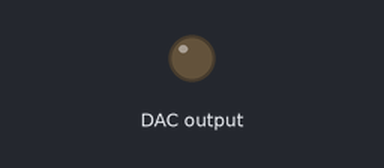
A sketch run on a simulated Arduino Uno, built with avr-gcc and run on an emulated ATmega328P. On the bench: output pins drawn as LEDs (lit = HIGH). Wiring (inferred from the names in the program): MCP4725 DAC at I2C address 0x60. What the sketch prints to the serial monitor is not drawn.

Above: at 1.05 s.
At 3.75 s:
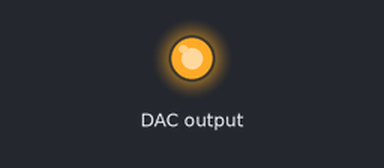
Timing chart, 0 to 7.4 s (numbered marks = the images above):
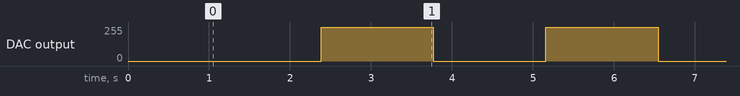

Measured:
- by itself, DAC output: alternates 255/255 for 1.4 s and 0/255 for 1.4 s

The sketch:

Triangle_wave__MCP4725.ino
```cpp
/*
 * Project_Name    :   Triangle_wave_output_from_MCP4725
 * File_Name       :   Triangle_wave__MCP4725.ino
 * Author          :   Mohamed Akram JABALLAH
 * Target          :   Atmega328p
*/

#include <Wire.h>
#include <SoftWire.h>
#include <LiquidCrystal_I2C.h>

#define MCP4725_ADDR 0x60


void setup() {

  Serial.begin( 9600);
  delay( 1000 );
  Serial.println( "Test writing MCP4725 DAC" );
  Wire.begin(); // Initialize I2C library
}


void loop() {

  // Send the rising edge of a triangle wave:
  for( int16_t Dac_Out = 0; Dac_Out < 0xFFF; ++Dac_Out )
  {
    // Transmit the address byte (and a zero R/W bit):
    Wire.beginTransmission( MCP4725_ADDR );
    Wire.write( (Dac_Out >> 8) & 0xF );
    Wire.write( Dac_Out & 0xFF );
    // Send the stop condition onto the I2C bus:
    Wire.endTransmission( true );
    //delay( 5 );
  }

  // Send the falling edge of the triangle wave:
  for( int16_t Dac_Out = 0xFFE; Dac_Out > 0; --Dac_Out )
  {
    // See comments in previous loop.
    Wire.beginTransmission( MCP4725_ADDR );
    Wire.write( (Dac_Out >> 8) & 0xF );
    Wire.write( Dac_Out & 0xFF );
    Wire.endTransmission( true );
    //delay( 5 );
  }

}
```
